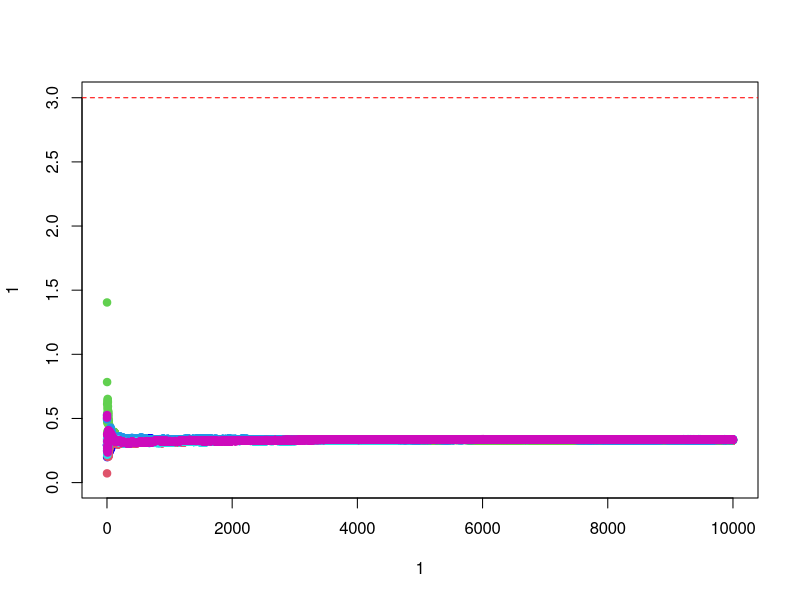

Source code (R):

lambda = 3
n = 10000 

sample = rexp(n, rate = lambda)

plot(1, 1, type = "n", xlim = c(1, n), ylim = c(0, max(sample)))


for (k in 1:n) {
  lambda_hat = mean(sample[1:k])
  points(k, lambda_hat, col = "blue", pch = 19)
}

for (i in 1:5) {
  sample = rexp(n, rate = lambda)
  for (k in 1:n) {
    lambda_hat = mean(sample[1:k])
    points(k, lambda_hat, col = i + 1, pch = 19)
  }
}

abline(h = lambda, col = "red", lty = 2)
